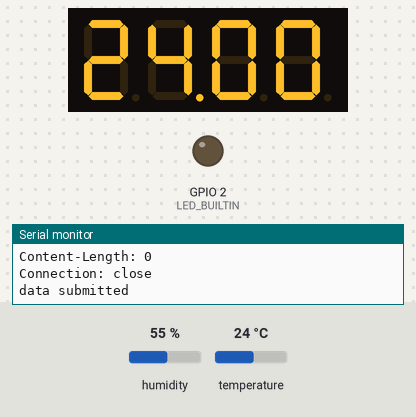
This sketch was run on a simulated ESP8266 (NodeMCU). On the bench: 4-digit seven-segment display, output pins drawn as LEDs (lit = HIGH, except the on-board LED, lit = LOW), the last lines printed to the serial monitor. Inputs (shaded band) come from the test bench; at power-on: humidity 55 %, temperature 24 °C. WiFi joins after 1.5 s; servers stay silent unless stated; uploads are accepted with an empty reply; EEPROM starts erased.

Above: at 3.4 s.
3.5 s: humidity set to 22 %
At 6.9 s:
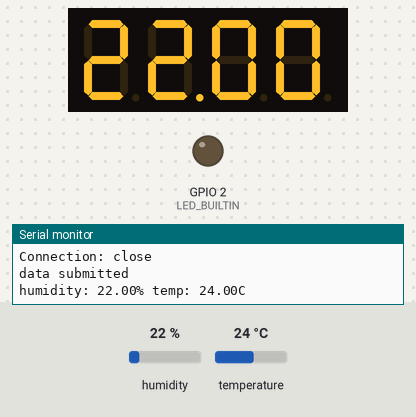
13.0 s: temperature set to 12 °C
At 21.9 s:
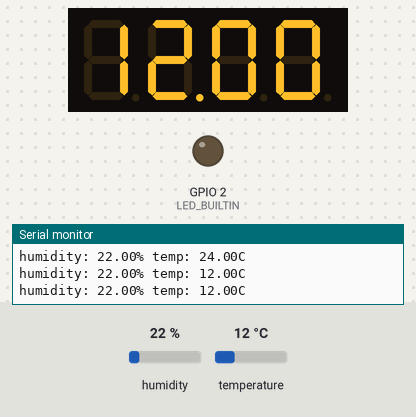
28.0 s: humidity set to 40 %
At 37.0 s:
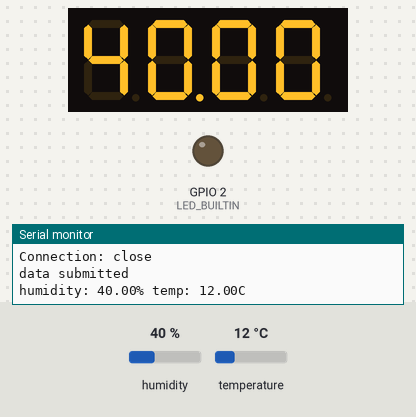
38.0 s: temperature set to 19 °C
At 41.9 s:
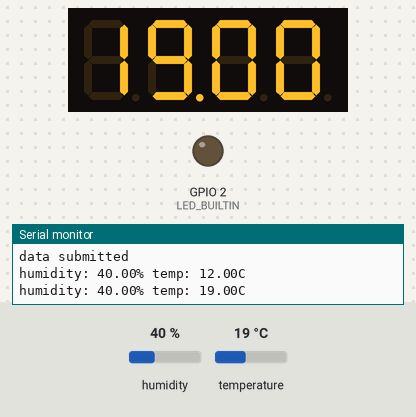
Timing chart, 0 to 43.4 s (numbered marks = the images above; inputs shaded):
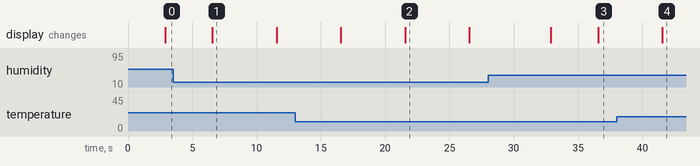

Measured:
- after the input at 3.5 s, the display: changes after 3.1 s (image 1)
- after the input at 13.0 s, the display: first differs from a run without the input after 8.6 s (image 2)
- after the input at 28.0 s, the display: first differs from a run without the input after 8.6 s (image 3)
- after the input at 38.0 s, the display: changes after 3.6 s (image 4)
- what the display in image 1 shows lasts 5.0 s, from 6.6 s to 11.6 s

The sketch:

hum-temp-influx-writer.ino
```cpp
#include <ESP8266WiFi.h>
#include <WiFiClient.h>
#include <ESP8266WebServer.h>
#include <ESP8266mDNS.h>
#include <Wire.h>
#include <EEPROM.h>
#include "Adafruit_HTU21DF.h"
#include "Adafruit_GFX.h"
#include "Adafruit_LEDBackpack.h"

Adafruit_HTU21DF htu = Adafruit_HTU21DF();

#define DISPLAY_ADDRESS   0x70

Adafruit_7segment display = Adafruit_7segment();

const uint8_t num_samples_per_influx_write = 6;
uint16_t update_delay = 5000; // in ms
uint32_t next_update;

uint16_t disp_delay = 2000; // in ms
uint32_t disp_update = 0;
uint8_t show_hum = 0;

const char* sg_ssid = "temp logger ";
const int   sg_wifi_channel = 3;
uint8_t     is_ap = 1;
const uint8_t ssid_len = 32;
const uint8_t passwd_len = 63;
const uint8_t wifi_connect_delay = 120; // in .5 seconds intervals
String macID;

const char *influx_db_host = "10.1.1.2";
const int influx_db_port = 8086;
const char *influx_db_name = "rumpcentral";

// TODO: Allow the user to name the device

ESP8266WebServer server(80);

const char *wifi_form = "<html><body><form action=\"/save\" method=\"POST\"><h1>Connect to Wifi Network</h1>"
                        "SSID:<input type=\"text\" name=\"ssid\" width=\"40\"></input></br>"
                        "password:<input type=\"text\" name=\"password\" width=\"40\"></input></br>"
                        "<input type=\"submit\" value=\"save\"></input>"
                        "</form></body></html>";

void handle_root()
{
    if (is_ap)
    {
        server.send(200, "text/html", wifi_form);
    }
    else
    {
        double input = htu.readHumidity();
        server.send(200, "text/plain", "hum: " + String(input));
    }
}

void handle_save()
{
    Serial.println("in save");
    if (server.method() != HTTP_POST)
    {
        server.send(400, "text/plain", "Must POST to /save");
        return;
    }

    String passwd = server.arg("password");
    String ssid = server.arg("ssid");

    Serial.println("in post!");
    Serial.println(ssid);
    Serial.println(passwd);

    if (passwd.length() > 0 && passwd.length() <= passwd_len &&
        ssid.length() > 0 && ssid.length() <= ssid_len)
    {
        write_wifi_info(ssid, passwd);
        server.send(200, "text/html", "Wifi configuration saved.");
    }
    else
        server.send(200, "text/html", wifi_form);
}

void handle_not_found()
{
    String message = "File Not Found\n\n";
    message += "URI: ";
    message += server.uri();
    message += "\nMethod: ";
    message += (server.method() == HTTP_GET)?"GET":"POST";
    message += "\nArguments: ";
    message += server.args();
    message += "\n";

    for (uint8_t i=0; i<server.args(); i++)
    {
        message += " " + server.argName(i) + ": " + server.arg(i) + "\n";
    }
    server.send(404, "text/plain", message);
}


void send_data_to_influx(double hum, double temp)
{
    WiFiClient client;

    if (!client.connect(influx_db_host, influx_db_port))
    {
        Serial.println("write data to influx failed.");
        return;
    }

    String url = String("/write?db=") + String(influx_db_name);
    //
    Serial.println(url);

    String body;

    body += String("maker,location=maker humidity=") + String(hum) + String(",temperature=") + String(temp);
    String headers = "POST " + String(url) + " HTTP/1.1\r\n" +
                 "Host: " + String(influx_db_host) + String("\r\n") +
                 "Content-Type: application/octet-stream\r\n" +
                 "Content-Length: " + String(body.length()) + "\r\n" +
                 "Connection: close\r\n\r\n";

    Serial.println(headers + body);

    client.print(headers + body);
    delay(50);

    // TODO: Improve error catching, I guess?
    while(client.available())
    {
        String line = client.readStringUntil('\r');
        Serial.print(line);
    }
    Serial.println("data submitted");
}


void ap_setup(void)
{
    IPAddress Ip(192, 168, 1, 1);
    IPAddress NMask(255, 255, 255, 0);

    WiFi.softAPConfig(Ip, Ip, NMask);
    String AP_NameString = String(sg_ssid) + macID;

    char AP_NameChar[AP_NameString.length() + 1];
    memset(AP_NameChar, 0, AP_NameString.length() + 1);

    for (int i=0; i<AP_NameString.length(); i++)
        AP_NameChar[i] = AP_NameString.charAt(i);

    WiFi.softAP(AP_NameChar, "", sg_wifi_channel);

    IPAddress myIP = WiFi.softAPIP();
    Serial.println();
    Serial.print("AP IP address: ");
    Serial.println(myIP);
}

void read_eeprom_string(uint16_t offset, String &str, uint8_t max_len)
{
    char tmp[max_len + 1];
    uint8_t i;

    for(i = 0; i < max_len; i++)
        tmp[i] = EEPROM.read(i + offset);
    tmp[max_len - 1] = 0;

    str = String(tmp);
}

void write_eeprom_string(uint16_t offset, String str)
{
    uint8_t i;

    for(i = 0; i < str.length(); i++)
        EEPROM.write(i + offset, str[i]);

    // write the null terminator
    EEPROM.write(offset + str.length(), 0);
}

void read_wifi_info(String &ssid, String &passwd)
{
    read_eeprom_string(0, ssid, ssid_len);
    read_eeprom_string(ssid_len, passwd, passwd_len);

    Serial.println("read ssid " + ssid + " passwd " + passwd);
}

void write_wifi_info(String &ssid, String &passwd)
{
    write_eeprom_string(0, ssid);
    write_eeprom_string(ssid_len, passwd);
    EEPROM.commit();
}

void wifi_setup(void)
{
    String ssid, passwd;
    uint8_t mac[WL_MAC_ADDR_LENGTH];

    read_wifi_info(ssid, passwd);
    if (ssid.length() == 0)
    {
        ap_setup();
        return;
    }

    WiFi.begin(ssid.c_str(), passwd.c_str());

    WiFi.softAPmacAddress(mac);
    macID = String(mac[WL_MAC_ADDR_LENGTH - 2], HEX) +
            String(mac[WL_MAC_ADDR_LENGTH - 1], HEX);
    macID.toUpperCase();

    for(uint8_t i = 0; WiFi.status() != WL_CONNECTED && i < wifi_connect_delay; i++)
    {
      delay(500);
      Serial.print(".");
    }

    if (WiFi.status() != WL_CONNECTED)
    {
        // we didn't connect. blow away the config and go into AP mode
        ap_setup();

        String blank("");
        write_wifi_info(blank, blank);
        return;
    }

    is_ap = 0;
    Serial.println("");
    Serial.print("Connected to ");
    Serial.println(ssid);
    Serial.print("IP address: ");
    Serial.println(WiFi.localIP());

    if (MDNS.begin("supplegreen"))
        Serial.println("MDNS responder started");
}

void server_setup(void)
{
    server.on("/", handle_root);
    server.on("/save", handle_save);
    server.onNotFound(handle_not_found);

    server.begin();
    Serial.println("HTTP server started");
}


void setup(void)
{
    pinMode(LED_BUILTIN, OUTPUT);

    digitalWrite(LED_BUILTIN, HIGH);

    // hardware setup
    Serial.begin(115200);
    display.begin(DISPLAY_ADDRESS);
    EEPROM.begin(512);

    if (!htu.begin())
    {
         Serial.println("");
         Serial.println("Couldn't find sensor!");
         while (1)
           ;
    }

    // write dashes to 7segment display
    display.print(10000, DEC);
    display.writeDisplay();

    // wifi setup
    wifi_setup();
    server_setup();

    // display update "timers"
    next_update = millis();
    disp_update = millis();
}

void loop(void)
{
    char ch;
    char tmp[16];
    double temp = 0.0, hum = 0.0;
    static uint8_t num_updates = num_samples_per_influx_write;

    if (next_update && millis() >= next_update)
    {
        hum = htu.readHumidity();
        temp = htu.readTemperature();

        Serial.print("humidity: ");
        Serial.print(hum);
        Serial.print("% temp: ");
        Serial.print(temp);
        Serial.print("C\n");

        if (num_updates == num_samples_per_influx_write)
        {
             send_data_to_influx(hum, temp);
             num_updates = 0;
        }
        next_update += update_delay;
        num_updates++;
    }

    if (temp != 0.0 && hum != 0.0 && disp_update && millis() >= disp_update)
    {
        if (show_hum)
            display.print(hum);
        else
            display.print(temp);
        display.writeDisplay();

        show_hum = !show_hum;
        disp_update += disp_delay;
    }

    server.handleClient();
}
```
